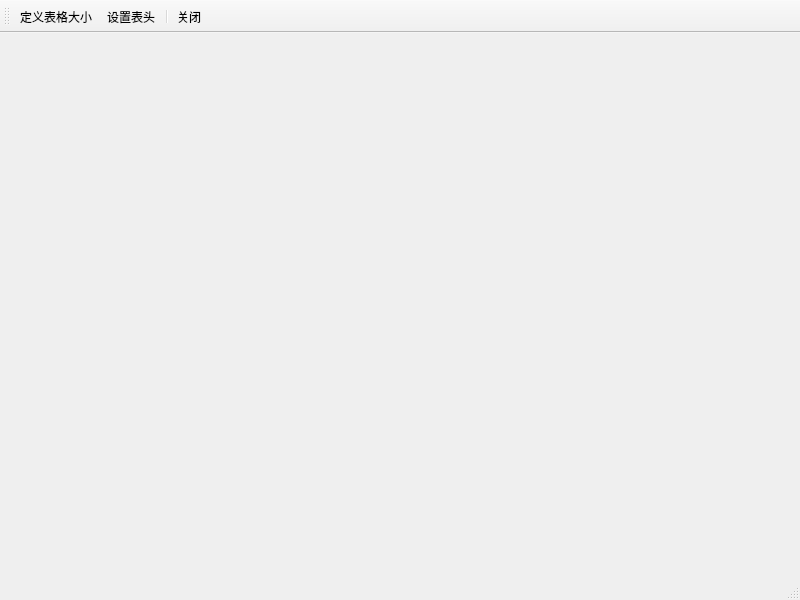
<?xml version="1.0" encoding="UTF-8"?>
<ui version="4.0">
 <class>FormTable</class>
 <widget class="QMainWindow" name="FormTable">
  <property name="geometry">
   <rect>
    <x>0</x>
    <y>0</y>
    <width>800</width>
    <height>600</height>
   </rect>
  </property>
  <property name="windowTitle">
   <string>MainWindow</string>
  </property>
  <widget class="QWidget" name="centralwidget"/>
  <widget class="QMenuBar" name="menubar">
   <property name="geometry">
    <rect>
     <x>0</x>
     <y>0</y>
     <width>800</width>
     <height>23</height>
    </rect>
   </property>
  </widget>
  <widget class="QStatusBar" name="statusbar"/>
  <widget class="QToolBar" name="toolBar">
   <property name="windowTitle">
    <string>toolBar</string>
   </property>
   <property name="toolButtonStyle">
    <enum>Qt::ToolButtonTextUnderIcon</enum>
   </property>
   <attribute name="toolBarArea">
    <enum>TopToolBarArea</enum>
   </attribute>
   <attribute name="toolBarBreak">
    <bool>false</bool>
   </attribute>
   <addaction name="actSize"/>
   <addaction name="actSetHeader"/>
   <addaction name="separator"/>
   <addaction name="actClose"/>
  </widget>
  <action name="actSize">
   <property name="icon">
    <iconset resource="images.qrc">
     <normaloff>:/icon/images/230.bmp</normaloff>:/icon/images/230.bmp</iconset>
   </property>
   <property name="text">
    <string>定义表格大小</string>
   </property>
   <property name="toolTip">
    <string>定义表格大小</string>
   </property>
  </action>
  <action name="actSetHeader">
   <property name="icon">
    <iconset resource="images.qrc">
     <normaloff>:/icon/images/516.bmp</normaloff>:/icon/images/516.bmp</iconset>
   </property>
   <property name="text">
    <string>设置表头</string>
   </property>
   <property name="toolTip">
    <string>设置表头文字</string>
   </property>
  </action>
  <action name="actClose">
   <property name="icon">
    <iconset resource="images.qrc">
     <normaloff>:/icon/images/132.bmp</normaloff>:/icon/images/132.bmp</iconset>
   </property>
   <property name="text">
    <string>关闭</string>
   </property>
   <property name="toolTip">
    <string>关闭本窗口</string>
   </property>
  </action>
 </widget>
 <resources>
  <include location="images.qrc"/>
 </resources>
 <connections>
  <connection>
   <sender>actClose</sender>
   <signal>triggered()</signal>
   <receiver>FormTable</receiver>
   <slot>close()</slot>
   <hints>
    <hint type="sourcelabel">
     <x>-1</x>
     <y>-1</y>
    </hint>
    <hint type="destinationlabel">
     <x>399</x>
     <y>299</y>
    </hint>
   </hints>
  </connection>
 </connections>
</ui>
